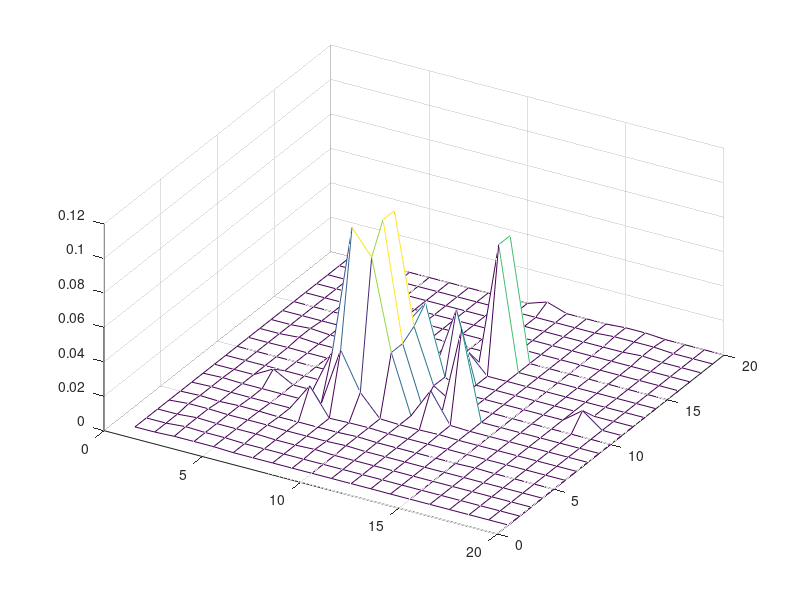

MATLAB code for this plot:
clear;
clc;
close all;

VS = cell2mat(struct2cell(load('BVP/user-user-1-1-1-1-1-1e-07-100-20-100000-L0.mat')));
for ii = 1:size(VS,3)
    mesh(squeeze(VS(:,:,ii)));view([30,45]);
    % Breakpoint here
end